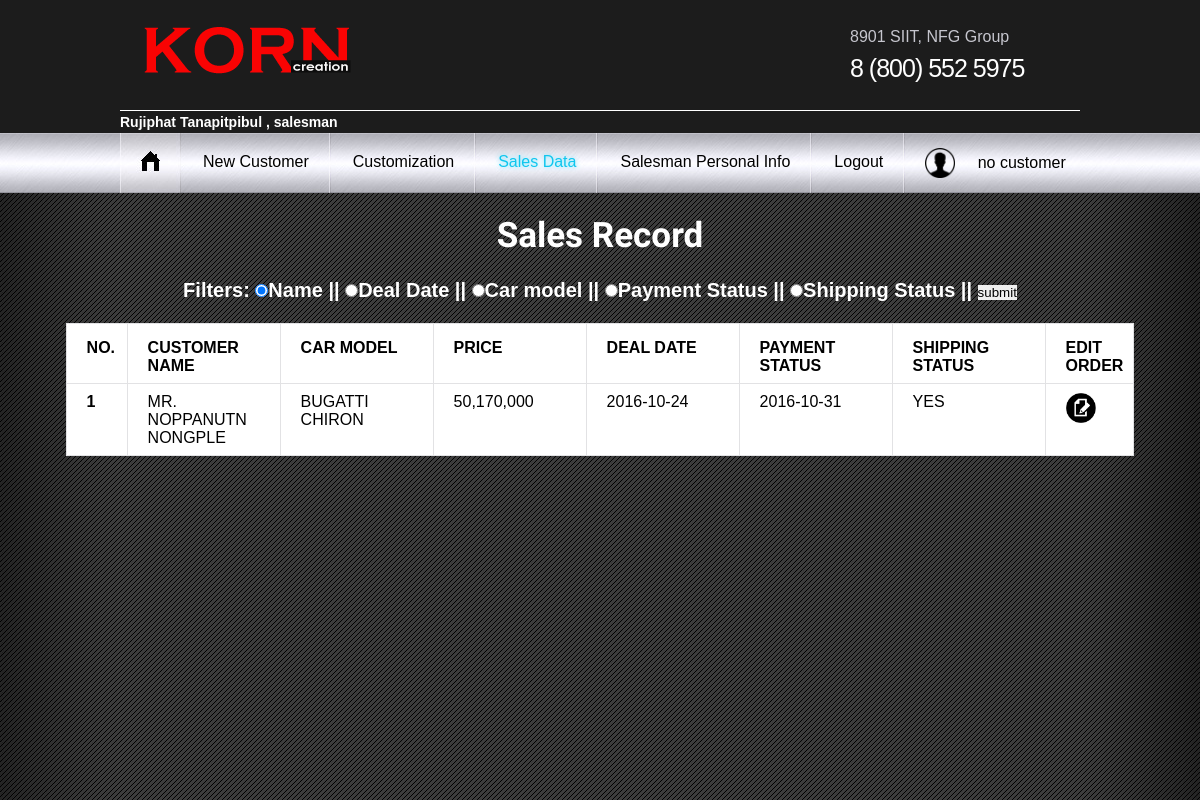
The app's page /sm_salesdata.php (signed in), older data.
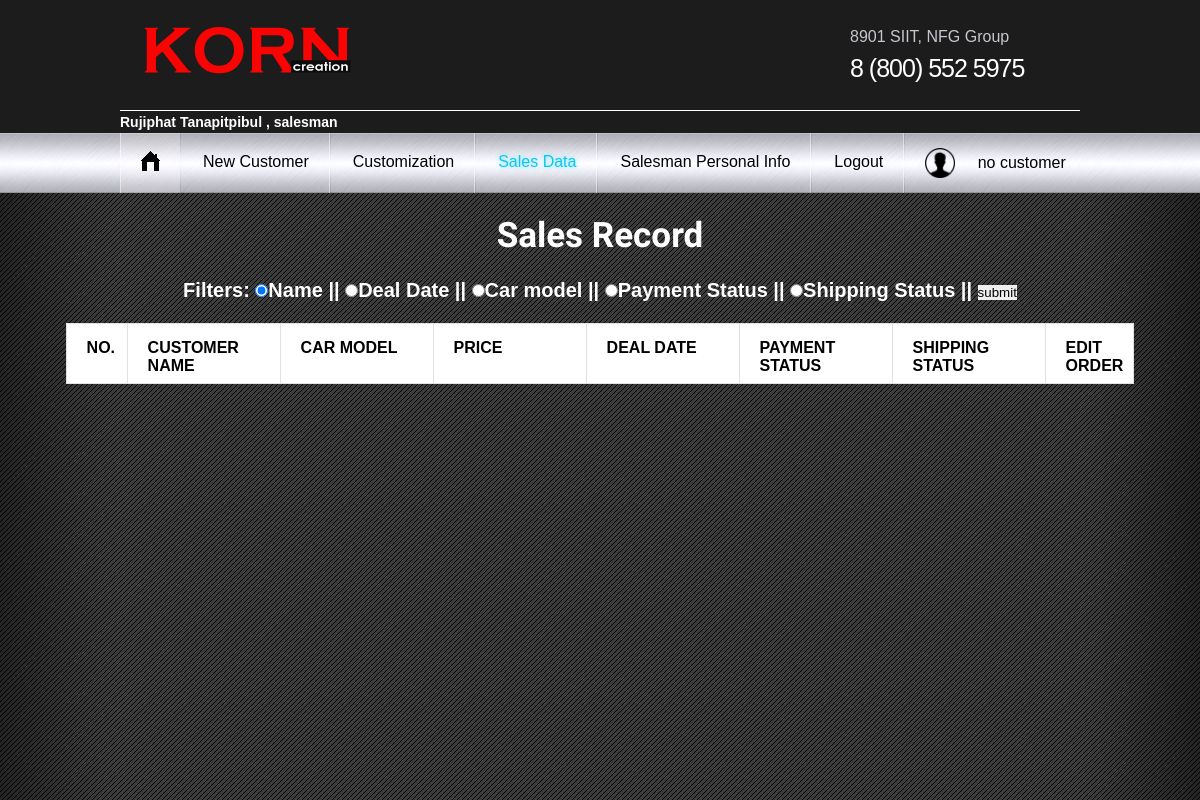
The same page, newer data.
### tables this page shows
CREATE TABLE `car_order` (
  `CAR_ORDER_ID` int(11) NOT NULL,
  `CAR_ID` int(11) NOT NULL,
  `PRICE` int(11) NOT NULL,
  `EX_COLOR_ID` int(11) NOT NULL,
  `IN_COLOR_ID` int(11) NOT NULL,
  `WHEEL_ID` int(11) NOT NULL,
  `INSURANCE` varchar(25) NOT NULL,
  `SALESMAN_ID` int(11) NOT NULL,
  `CUSTOMER_ID` int(11) NOT NULL,
  `dealDate` date DEFAULT NULL,
  `DEPOSIT_PAYMENT_STATUS` date DEFAULT NULL,
  `ORDER_STATUS` varchar(25) NOT NULL DEFAULT 'Waiting for payment',
  `DELIVERY_STATUS` varchar(25) NOT NULL DEFAULT 'No'
);

CREATE TABLE `customer` (
  `CUSTOMER_ID` int(11) NOT NULL,
  `CUSTOMER_TITLE` varchar(50) NOT NULL,
  `CUSTOMER_FNAME` varchar(50) NOT NULL,
  `CUSTOMER_LNAME` varchar(50) NOT NULL,
  `CUSTOMER_DOB` date NOT NULL,
  `CUSTOMER_ADDRESS` int(11) NOT NULL,
  `CUSTOMER_EMAIL` varchar(50) NOT NULL,
  `CUSTOMER_PHONE` varchar(25) NOT NULL
);

CREATE TABLE `car_model` (
  `CAR_ID` int(11) NOT NULL,
  `MANUFACTURER` varchar(255) NOT NULL,
  `MODEL` varchar(255) NOT NULL,
  `PRICE` int(11) NOT NULL,
  `DISABLE`int(11) NOT NULL
);

### sm_salesdata.php (the view, shortened to what this page needs)
<?php
require_once('connect.php');
$listby="name";
?>
<html lang="en">
<head>
<link rel="stylesheet" type="text/css" media="screen" href="css/reset.css">
<link rel="stylesheet" type="text/css" media="screen" href="css/style.css">
</head>
<body>
<div class="bg">
  <header>
    <div class="main wrap">
      <h1><a href="index.html"><img src="images/logo.png" alt=""></a></h1>
        <p>8901 SIIT, NFG Group <span>8 (800) 552 5975</span></p>
    </div>
    <div class="staff">
      <?php
        if(isset($_SESSION['u_fullname'])){
          echo "<h3 style='color:white;'>".$_SESSION['u_fullname']." , ".$_SESSION['u_position']."</h3>";
        }
       ?>
    </div>
<?php if($_SESSION['u_position']=="accountant") { ?>
  <div class="main_header">
    <div id="div_menu">
      <ul class="menu">
        <li><a href="index.html" class="home"><img src="images/home.jpg" alt=""></a></li>
        <li class="current"><a href="sm_salesdata.php">Sales Data</a></li>
        <li><a href="logout.php">Logout</a></li>
      </ul>
    </div>
  </div>
<?php } else if ($_SESSION['u_position']=="salesman") {?>
    <div class="main_header">
      <div id="div_menu">
        <ul class="menu">
          <li><a href="index.html" class="home"><img src="images/home.jpg" alt=""></a></li>
          <li><a href="sm_cusreg.php">New Customer</a></li>
          <li><a href="sm_customization.php">Customization</a></li>
          <li class="current"><a href="sm_salesdata.php">Sales Data</a></li>
          <li><a href="sm_pinfo.php">Salesman Personal Info</a></li>
          <li><a href="logout.php">Logout</a></li>
        </ul>
      </div>
      <div class="dropdown">
        <img src='images/customer.png' style='height:30px; padding:15px 0px 15px 20px;'>
        <button  class="dropbtn">
          <?php
            if(!isset($_SESSION['customer_id'])){ echo "no customer";}
            else{echo "Customer: ".$_SESSION['customer_title']." ".$_SESSION['customer_fname']." ".$_SESSION['customer_lname'];}
          ?>
        </button>
      </div>
    </div>
<?php } ?>
  </header>
  <center>
  <div class="main_content">
    <br><h2>Sales Record</h2><br>
    <h3 style="font-size: 20px;">
      <form action="sm_salesdata.php" method="POST">
        Filters:
        <input type="radio" name="choice" value="name"    <?php if($listby=="name"){echo "checked";}?>>Name ||
        <input type="radio" name="choice" value="date"    <?php if($listby=="date"){echo "checked";}?>>Deal Date ||
        <input type="radio" name="choice" value="model"   <?php if($listby=="model"){echo "checked";}?>>Car model ||
        <input type="radio" name="choice" value="payment" <?php if($listby=="payment"){echo "checked";}?>>Payment Status ||
        <input type="radio" name="choice" value="order"   <?php if($listby=="order"){echo "checked";}?>>Shipping Status ||
        <input type="submit" name="submit" value="submit">
      </form><br>
    </h3>
    <table style="font-size: 16px !important;">
      <tr><th style='width:30 !important;'>No.</th><th>Customer Name</th><th>Car Model</th><th>Price</th><th>Deal Date</th>
        <th>Payment Status</th><th>Shipping Status</th><th style='width:30 !important;'>Edit Order</th>
      <?php
      $salesmanid = $_SESSION['u_id'];
      $q = "SELECT C.CUSTOMER_TITLE,C.CUSTOMER_FNAME,C.CUSTOMER_LNAME,M.MANUFACTURER,M.MODEL
      ,O.PRICE,O.dealDate,O.DEPOSIT_PAYMENT_STATUS,O.DELIVERY_STATUS,O.CAR_ORDER_ID
      FROM car_model as M, customer as C, car_order as O ";
      if($_SESSION['u_position']=="salesman"){
        $q = $q."WHERE O.SALESMAN_ID = $salesmanid
        AND C.CUSTOMER_ID = O.CUSTOMER_ID
        AND M.CAR_ID = O.CAR_ID";
      } else if ($_SESSION['u_position']=="accountant"){
        $q = $q."WHERE C.CUSTOMER_ID = O.CUSTOMER_ID
        AND M.CAR_ID = O.CAR_ID";
      }
      if($listby=="name"){$q = $q." ORDER BY C.CUSTOMER_FNAME,C.CUSTOMER_LNAME,O.dealDate";}
      $i=1;
      $result = $mysqli->query($q);
      while($row = $result->fetch_array()){
        $print = $row['DEPOSIT_PAYMENT_STATUS'];
        echo "<tr><td>".$i."</td><td>".$row['CUSTOMER_TITLE']." ".$row['CUSTOMER_FNAME']." ".$row['CUSTOMER_LNAME']."</td>
        <td>".$row['MANUFACTURER']." ".$row['MODEL']."</td><td>".number_format($row['PRICE'])."</td>
        <td>".$row['dealDate']."</td><td>".$print."</td><td>".$row['DELIVERY_STATUS'].
        "</td><td><a href = 'edit_order.php?orderid=".$row['CAR_ORDER_ID']."'><img src='images/edit.png' height = '30px'></a></td>";
        $i=$i+1;
      }
      ?>
    </table>
  </div>
  </center>
</body>

### css/style.css (style rules this page uses)
html { height:100%; }
html, body { width:100%; padding:0; margin:0; }
body { font: 11px/22px Arial, Helvetica, sans-serif; color:#000; min-width:998px; background: url(../images/body-bg.jpg) center 0 repeat #1c1c1c; height:100%; }
.bg { background: url(../images/bg.jpg) center 0 repeat-y; width:100%; min-height:100%; }
.main { width:960px; margin:0 auto; }
a { text-decoration:none; cursor:pointer;text-decoration:none; }
h2 { font-size:35px; line-height:42px; color:#353535; font-weight:bold; font-family: 'Open Sans Condensed', sans-serif; }
ul { margin:0; padding:0;list-style-image:none; }
.wrap { overflow:hidden; position:relative }
header { width:100%; background:#1c1c1c; }
h1 { display:inline-block; z-index:111; float:left; padding:27px 0 0 21px; margin: 0; }
header p { float:right; width:230px; overflow:hidden; font:16px/20px Tahoma, Geneva, sans-serif; color:#c6c6ce; padding:27px 0 27px 0; margin: 0; }
header p>span { display:block; color:#fff; font-size:25px; line-height:30px; margin-top:6px;letter-spacing:-1px; }
.staff { display:block; height: 22px; width:960px; margin:0 auto; color: white !important; font-size: 14px !important; border-top: 1px solid white; }
.main_header { background:url(../images/header.jpg); width:100%; height:60px !important; }
ul.menu { display:block; width:960px; margin:0 auto; }
ul.menu li { float:left; display:block; height:60px; text-align:center; background:url(../images/li.jpg) right 0 no-repeat; }
ul.menu li:first-child { background:transparent; }
ul.menu li a.home { background:url(../images/home.jpg) 0 0 no-repeat;width:61px; height:60px; display:block; padding:0 !important; }
ul.menu li a { font:16px/20px Tahoma, Geneva, sans-serif; color:#000; display:block; padding:19px 22px 21px 22px; overflow:hidden; }
ul.menu li a:hover , ul.menu li.current a { color:#0fc6ee; text-shadow:#68dcf6 0 0 5px; }
.dropbtn { background: none; color: black; padding: 18px; font-size: 16px; border:none; height: 60px; }
.dropdown { position: relative; display: inline-block; font-size: 16px; }
.main_content { color:white; }
.main_content h2 { color:white !important; }
table { background:#fff; text-transform:uppercase; }
table td, table th { border:#e2e2e4 1px solid; border-collapse:collapse; }
table th { width:122px; font-weight:bold; text-align:left; padding:15px 10px 8px 20px; }
table td { padding:9px 10px 8px 20px; }
table td:first-child { font-weight:bold; }

Row changes from the older to the newer data that the page shows:
removed car_order: CUSTOMER_ID.CUSTOMER_TITLE "MR.", CUSTOMER_ID.CUSTOMER_FNAME "NOPPANUTN", CUSTOMER_ID.CUSTOMER_LNAME "NONGPLE", CAR_ID.MANUFACTURER "BUGATTI", CAR_ID.MODEL "CHIRON", PRICE "50,170,000", dealDate "2016-10-24", DEPOSIT_PAYMENT_STATUS "2016-10-31", DELIVERY_STATUS "YES"
